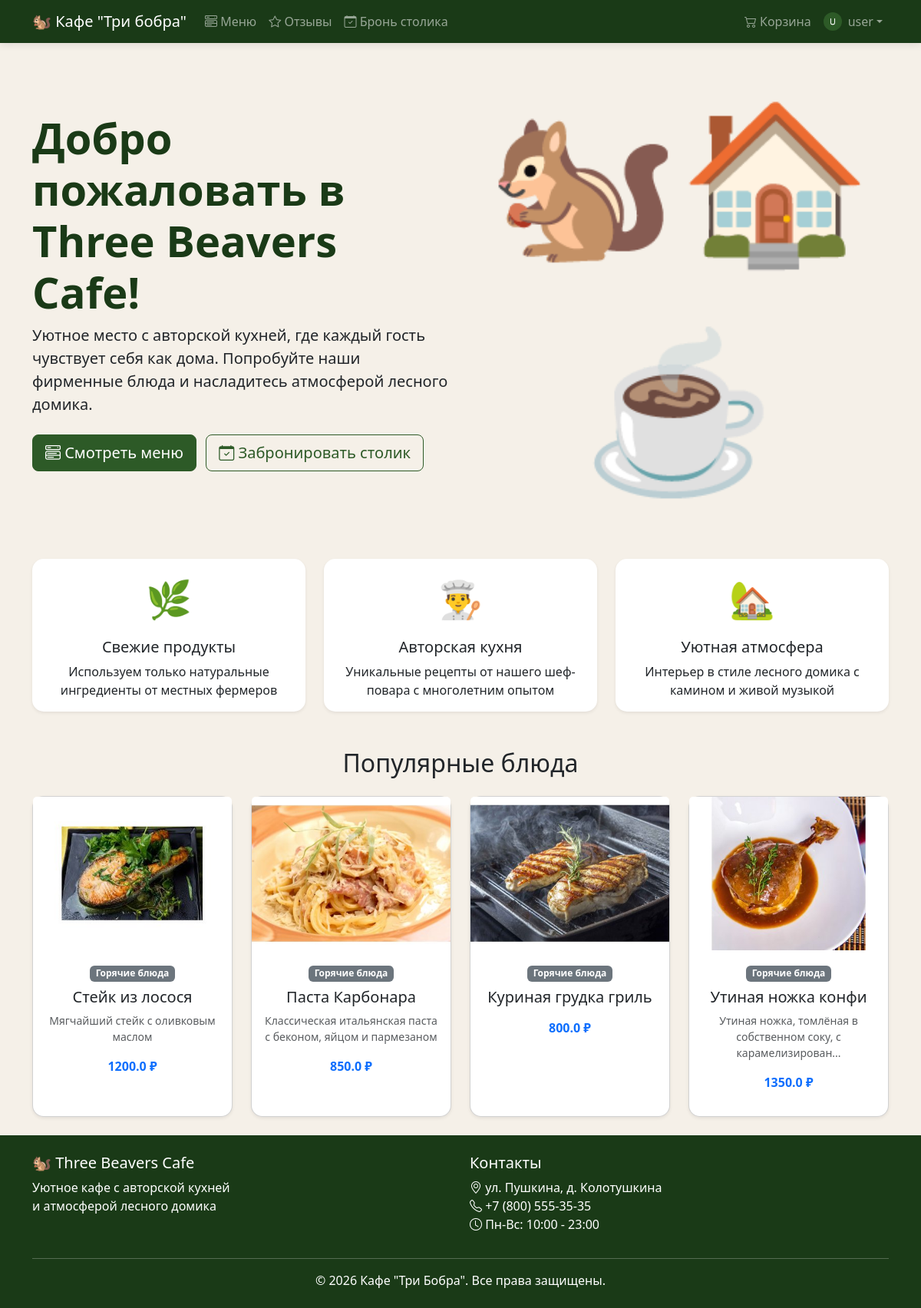
The app's page / (signed in) with its own data.
### models.py (models this page shows)
class User(UserMixin, db.Model):
    id = db.Column(db.Integer, primary_key=True)
    username = db.Column(db.String(80), unique=True, nullable=False)
    email = db.Column(db.String(120), unique=True, nullable=False)
    password_hash = db.Column(db.String(256), nullable=False)
    is_admin = db.Column(db.Boolean, default=False)
    avatar = db.Column(db.String(300), default="default-avatar.png")
    cart_items = db.relationship("CartItem", backref="user", lazy=True)
    orders = db.relationship("Order", backref="user", lazy=True)
    bookings = db.relationship("Booking", backref="user", lazy=True)
    reviews = db.relationship("Review", backref="user", lazy=True)

class MenuItem(db.Model):
    id = db.Column(db.Integer, primary_key=True)
    name = db.Column(db.String(100), nullable=False)
    description = db.Column(db.Text, nullable=True)
    price = db.Column(db.Float, nullable=False)
    image_url = db.Column(db.String(300), default="default-food.jpg")
    available = db.Column(db.Boolean, default=True)
    category_id = db.Column(db.Integer, db.ForeignKey("category.id"), nullable=False)

class Category(db.Model):
    id = db.Column(db.Integer, primary_key=True)
    name = db.Column(db.String(50), unique=True, nullable=False)
    items = db.relationship("MenuItem", backref="category", lazy=True)

### routes/main.py (the view)
@main_bp.route("/")
def index():
    popular_items = MenuItem.query.filter_by(available=True).limit(4).all()
    return render_template("index.html", popular_items=popular_items)

### templates/index.html (shortened to what this page needs)
{% extends "base.html" %}
{% block content %}
<div class="container">
    <div class="row align-items-center mb-5">
        <div class="col-lg-6">
            <h1 class="display-4 fw-bold text-dark-green">Добро пожаловать в Three Beavers Cafe!</h1>
            <p class="lead">Уютное место с авторской кухней, где каждый гость чувствует себя как дома. Попробуйте наши фирменные блюда и насладитесь атмосферой лесного домика.</p>
            <div class="mt-4">
                <a href="{{ url_for('menu.menu') }}" class="btn btn-primary btn-lg me-2">
                    <i class="bi bi-menu-button-wide"></i> Смотреть меню
                </a>
                <a href="{{ url_for('booking.booking') }}" class="btn btn-outline-primary btn-lg">
                    <i class="bi bi-calendar-check"></i> Забронировать столик
                </a>
            </div>
        </div>
        <div class="col-lg-6 text-center">
            <div class="hero-image">
                <span style="font-size: 200px;">🐿🏠☕</span>
            </div>
        </div>
    </div>
    <div class="row g-4 mb-5">
        <div class="col-md-4">
            <div class="card h-100 border-0 shadow-sm">
                <div class="card-body text-center">
                    <div class="feature-icon">🌿</div>
                    <h5 class="card-title">Свежие продукты</h5>
                    <p class="card-text">Используем только натуральные ингредиенты от местных фермеров</p>
                </div>
            </div>
        </div>
        <div class="col-md-4">
            <div class="card h-100 border-0 shadow-sm">
                <div class="card-body text-center">
                    <div class="feature-icon">👨‍🍳</div>
                    <h5 class="card-title">Авторская кухня</h5>
                    <p class="card-text">Уникальные рецепты от нашего шеф-повара с многолетним опытом</p>
                </div>
            </div>
        </div>
        <div class="col-md-4">
            <div class="card h-100 border-0 shadow-sm">
                <div class="card-body text-center">
                    <div class="feature-icon">🏡</div>
                    <h5 class="card-title">Уютная атмосфера</h5>
                    <p class="card-text">Интерьер в стиле лесного домика с камином и живой музыкой</p>
                </div>
            </div>
        </div>
    </div>
    <h2 class="text-center mb-4">Популярные блюда</h2>
    <div class="row g-4">
        {% if popular_items %}
            {% for item in popular_items %}
            <div class="col-md-3">
                <div class="card h-100 shadow-sm">
                    <img src="{{ url_for('static', filename='images/menu/' + item.image_url) }}"
                         class="card-img-top" alt="{{ item.name }}"
                         style="height: 200px; object-fit: cover;">
                    <div class="card-body text-center">
                        <span class="badge bg-secondary mb-2">{{ item.category.name }}</span>
                        <h5 class="card-title">{{ item.name }}</h5>
                        <p class="text-muted small">{{ item.description[:60] }}{% if item.description|length > 60 %}...{% endif %}</p>
                        <p class="fw-bold text-primary">{{ item.price }} ₽</p>
                    </div>
                </div>
            </div>
            {% endfor %}
        {% else %}
            <div class="col-12 text-center py-3">
                <p class="text-muted">Пока нет доступных блюд</p>
            </div>
        {% endif %}
    </div>
</div>
{% endblock %}

### templates/base.html (shortened to what this page needs)
<!DOCTYPE html>
<html lang="ru">
<head>
    <link href="https://cdn.jsdelivr.net/npm/bootstrap@5.3.2/dist/css/bootstrap.min.css" rel="stylesheet">
    <link href="https://cdn.jsdelivr.net/npm/bootstrap-icons@1.11.2/font/bootstrap-icons.css" rel="stylesheet">
    <link href="{{ url_for('static', filename='css/style.css') }}" rel="stylesheet">
</head>
<body>
    <nav class="navbar navbar-expand-lg navbar-dark bg-dark-green sticky-top">
        <div class="container">
            <a class="navbar-brand" href="{{ url_for('main.index') }}">
                🐿 Кафе "Три бобра"
            </a>
            <div class="collapse navbar-collapse" id="navbarNav">
                <ul class="navbar-nav me-auto">
                    <li class="nav-item">
                        <a class="nav-link" href="{{ url_for('menu.menu') }}">
                            <i class="bi bi-menu-button-wide"></i> Меню
                        </a>
                    </li>
                    <li class="nav-item">
                        <a class="nav-link" href="{{ url_for('reviews.reviews') }}">
                            <i class="bi bi-star"></i> Отзывы
                        </a>
                    </li>
                    <li class="nav-item">
                        <a class="nav-link" href="{{ url_for('booking.booking') }}">
                            <i class="bi bi-calendar-check"></i> Бронь столика
                        </a>
                    </li>
                </ul>
                <ul class="navbar-nav">
                    {% if current_user.is_authenticated %}
                    <li class="nav-item">
                        <a class="nav-link d-flex align-items-center gap-1" href="{{ url_for('cart.cart') }}">
                            <i class="bi bi-cart2"></i> Корзина
                        </a>
                    </li>
                    <li class="nav-item dropdown">
                        <a class="nav-link dropdown-toggle d-flex align-items-center" href="#" role="button" data-bs-toggle="dropdown">
                            <img src="/auth/avatar/{{ current_user.id }}"
                                 class="rounded-circle me-2"
                                 style="width: 24px; height: 24px; object-fit: cover;"
                                 alt="">
                            {{ current_user.username }}
                        </a>
                    </li>
                    {% endif %}
                </ul>
            </div>
        </div>
    </nav>
    <main class="py-4">
        {% block content %}{% endblock %}
    </main>
    <footer class="bg-dark-green text-white py-4 mt-auto">
        <div class="container">
            <div class="row">
                <div class="col-md-6">
                    <h5>🐿 Three Beavers Cafe</h5>
                    <p>Уютное кафе с авторской кухней<br>и атмосферой лесного домика</p>
                </div>
                <div class="col-md-6">
                    <h5>Контакты</h5>
                    <p>
                        <i class="bi bi-geo-alt"></i> ул. Пушкина, д. Колотушкина<br>
                        <i class="bi bi-telephone"></i> +7 (800) 555-35-35<br>
                        <i class="bi bi-clock"></i> Пн-Вс: 10:00 - 23:00
                    </p>
                </div>
            </div>
            <hr>
            <p class="text-center mb-0">&copy; 2026 Кафе "Три Бобра". Все права защищены.</p>
        </div>
    </footer>
</body>
</html>

### static/css/style.css (style rules this page uses)
:root { --beaver-green: #2d5a27; --beaver-dark: #1a3a17; --beaver-light: #4a7c43; --beaver-gold: #c4a35a; --beaver-cream: #f5f0e8; --beaver-brown: #6b4f3c; }
.bg-dark-green { background-color: var(--beaver-dark) !important; }
.text-dark-green { color: var(--beaver-dark); }
.btn-primary { background-color: var(--beaver-green); border-color: var(--beaver-green); }
.btn-outline-primary { color: var(--beaver-green); border-color: var(--beaver-green); }
.card { border-radius: 15px; transition: transform 0.3s, box-shadow 0.3s; }
.feature-icon { font-size: 48px; margin-bottom: 15px; }
.navbar { box-shadow: 0 2px 10px rgba(0, 0, 0, 0.1); }
.nav-link { transition: color 0.3s; }
footer { background-color: var(--beaver-dark); }
body { background-color: var(--beaver-cream); min-height: 100vh; display: flex; flex-direction: column; }
main { flex: 1; }
a.nav-link.d-flex { white-space: nowrap; }

### records on screen
User: username "user"
MenuItem: image_url (picture), category.name "Горячие блюда", name "Стейк из лосося", description "Мягчайший стейк с оливковым маслом", price "1200.0"
MenuItem: image_url (picture), category.name "Горячие блюда", name "Паста Карбонара", description "Классическая итальянская паста с беконом, яйцом и пармезаном", price "850.0"
MenuItem: image_url (picture), category.name "Горячие блюда", name "Куриная грудка гриль", price "800.0"
MenuItem: image_url (picture), category.name "Горячие блюда", name "Утиная ножка конфи", description "Утиная ножка, томлёная в собственном соку, с карамелизирован", price "1350.0"
